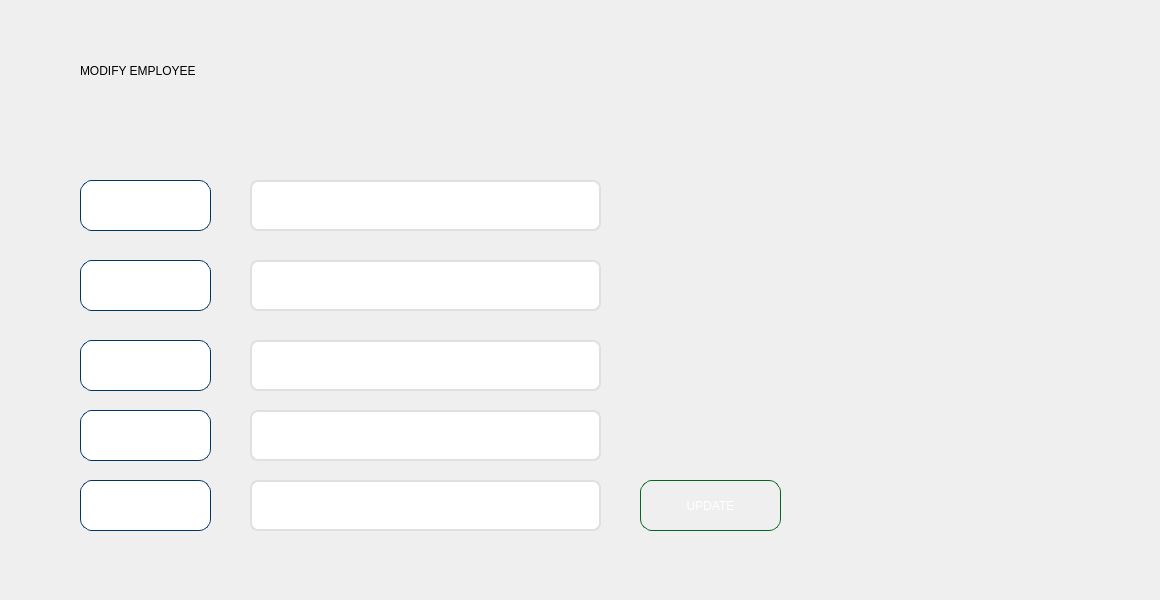
         <widget class="QWidget" name="tab_4">
          <attribute name="title">
           <string>MODIFY</string>
          </attribute>
          <widget class="QWidget" name="widget_7" native="true">
           <property name="geometry">
            <rect>
             <x>0</x>
             <y>0</y>
             <width>1151</width>
             <height>591</height>
            </rect>
           </property>
           <widget class="QPushButton" name="modifierpushbutton">
            <property name="geometry">
             <rect>
              <x>640</x>
              <y>480</y>
              <width>141</width>
              <height>51</height>
             </rect>
            </property>
            <property name="styleSheet">
             <string notr="true">QPushButton { 
    font: 700 italic 10pt &quot;Times New Roman&quot;;
    color: white;
    background: qlineargradient(
        x1: 0, y1: 0, x2: 1, y2: 1,
        stop: 0 #00ff66,   /* vert clair vif */
        stop: 1 #009933    /* vert un peu plus foncé */
    );
    border: 1px solid #006622; /* contour vert foncé subtil */
    border-radius: 12px;
    padding: 6px;
}

QPushButton:hover {
    background: qlineargradient(
        x1: 0, y1: 0, x2: 1, y2: 1,
        stop: 0 #00cc55,   /* vert foncé */
        stop: 1 #007722    /* vert encore plus profond */
    );
}
</string>
            </property>
            <property name="text">
             <string>UPDATE</string>
            </property>
           </widget>
           <widget class="QLabel" name="label_15">
            <property name="geometry">
             <rect>
              <x>80</x>
              <y>50</y>
              <width>591</width>
              <height>41</height>
             </rect>
            </property>
            <property name="styleSheet">
             <string notr="true">font: 700 italic 36pt &quot;Times New Roman&quot;;</string>
            </property>
            <property name="text">
             <string>MODIFY EMPLOYEE</string>
            </property>
           </widget>
           <widget class="QLabel" name="label_8">
            <property name="geometry">
             <rect>
              <x>760</x>
              <y>30</y>
              <width>121</width>
              <height>81</height>
             </rect>
            </property>
            <property name="styleSheet">
             <string notr="true">background:transparent;</string>
            </property>
            <property name="text">
             <string/>
            </property>
            <property name="pixmap">
             <pixmap>../../Downloads/Capture_d_écran_2025-09-29_075328-removebg-preview.png</pixmap>
            </property>
            <property name="scaledContents">
             <bool>true</bool>
            </property>
           </widget>
           <widget class="QLineEdit" name="lineEdit_29">
            <property name="geometry">
             <rect>
              <x>80</x>
              <y>260</y>
              <width>131</width>
              <height>51</height>
             </rect>
            </property>
            <property name="focusPolicy">
             <enum>Qt::FocusPolicy::NoFocus</enum>
            </property>
            <property name="styleSheet">
             <string notr="true">QLineEdit {
	font: 700 italic 10pt &quot;Times New Roman&quot;;
	color: white;
    background: qlineargradient(
        x1: 0, y1: 0, x2: 1, y2: 1,
        stop: 0 #001F3F,   /* bleu marine profond */
        stop: 1 #004080    /* bleu marine plus clair */
    );
    border: 1px solid #003366; /* contour subtil bleu foncé */
    border-radius: 12px;       /* coins arrondis */
    padding: 6px

}</string>
            </property>
            <property name="text">
             <string>Name :</string>
            </property>
           </widget>
           <widget class="QLineEdit" name="lineEdit_24">
            <property name="geometry">
             <rect>
              <x>80</x>
              <y>340</y>
              <width>131</width>
              <height>51</height>
             </rect>
            </property>
            <property name="focusPolicy">
             <enum>Qt::FocusPolicy::NoFocus</enum>
            </property>
            <property name="styleSheet">
             <string notr="true">QLineEdit {
	font: 700 italic 10pt &quot;Times New Roman&quot;;
	color: white;
    background: qlineargradient(
        x1: 0, y1: 0, x2: 1, y2: 1,
        stop: 0 #001F3F,   /* bleu marine profond */
        stop: 1 #004080    /* bleu marine plus clair */
    );
    border: 1px solid #003366; /* contour subtil bleu foncé */
    border-radius: 12px;       /* coins arrondis */
    padding: 6px

}</string>
            </property>
            <property name="text">
             <string>Last Name:</string>
            </property>
           </widget>
           <widget class="QLineEdit" name="idLineEditModif">
            <property name="geometry">
             <rect>
              <x>250</x>
              <y>180</y>
              <width>351</width>
              <height>51</height>
             </rect>
            </property>
            <property name="styleSheet">
             <string notr="true">QLineEdit {
    background-color: white;
    border: 2px solid #e0e0e0;
    border-radius: 8px;
    padding: 8px;
    font-size: 14px;
    color: #333;
}

QLineEdit:hover {
    border: 2px solid #29b6f6;
    background-color: #f9f9f9;
}

QLineEdit:focus {
    border: 2px solid #0d47a1;
    background-color: white;
}</string>
            </property>
           </widget>
           <widget class="QLineEdit" name="prenomLineEditModif">
            <property name="geometry">
             <rect>
              <x>250</x>
              <y>340</y>
              <width>351</width>
              <height>51</height>
             </rect>
            </property>
            <property name="styleSheet">
             <string notr="true">QLineEdit {
    background-color: white;
    border: 2px solid #e0e0e0;
    border-radius: 8px;
    padding: 8px;
    font-size: 14px;
    color: #333;
}

QLineEdit:hover {
    border: 2px solid #29b6f6;
    background-color: #f9f9f9;
}

QLineEdit:focus {
    border: 2px solid #0d47a1;
    background-color: white;
}</string>
            </property>
           </widget>
           <widget class="QLineEdit" name="nomLineEditModif">
            <property name="geometry">
             <rect>
              <x>250</x>
              <y>260</y>
              <width>351</width>
              <height>51</height>
             </rect>
            </property>
            <property name="styleSheet">
             <string notr="true">QLineEdit {
    background-color: white;
    border: 2px solid #e0e0e0;
    border-radius: 8px;
    padding: 8px;
    font-size: 14px;
    color: #333;
}

QLineEdit:hover {
    border: 2px solid #29b6f6;
    background-color: #f9f9f9;
}

QLineEdit:focus {
    border: 2px solid #0d47a1;
    background-color: white;
}</string>
            </property>
           </widget>
           <widget class="QLineEdit" name="lineEdit_33">
            <property name="enabled">
             <bool>true</bool>
            </property>
            <property name="geometry">
             <rect>
              <x>80</x>
              <y>180</y>
              <width>131</width>
              <height>51</height>
             </rect>
            </property>
            <property name="focusPolicy">
             <enum>Qt::FocusPolicy::NoFocus</enum>
            </property>
            <property name="contextMenuPolicy">
             <enum>Qt::ContextMenuPolicy::NoContextMenu</enum>
            </property>
            <property name="acceptDrops">
             <bool>true</bool>
            </property>
            <property name="styleSheet">
             <string notr="true">QLineEdit {
	font: 700 italic 10pt &quot;Times New Roman&quot;;
	color: white;
    background: qlineargradient(
        x1: 0, y1: 0, x2: 1, y2: 1,
        stop: 0 #001F3F,   /* bleu marine profond */
        stop: 1 #004080    /* bleu marine plus clair */
    );
    border: 1px solid #003366; /* contour subtil bleu foncé */
    border-radius: 12px;       /* coins arrondis */
    padding: 6px

}</string>
            </property>
            <property name="text">
             <string>CIN :</string>
            </property>
            <property name="cursorPosition">
             <number>5</number>
            </property>
           </widget>
           <widget class="QLineEdit" name="posteLineEditModif">
            <property name="geometry">
             <rect>
              <x>250</x>
              <y>410</y>
              <width>351</width>
              <height>51</height>
             </rect>
            </property>
            <property name="styleSheet">
             <string notr="true">QLineEdit {
    background-color: white;
    border: 2px solid #e0e0e0;
    border-radius: 8px;
    padding: 8px;
    font-size: 14px;
    color: #333;
}

QLineEdit:hover {
    border: 2px solid #29b6f6;
    background-color: #f9f9f9;
}

QLineEdit:focus {
    border: 2px solid #0d47a1;
    background-color: white;
}</string>
            </property>
           </widget>
           <widget class="QLineEdit" name="salaireLineEditModif">
            <property name="geometry">
             <rect>
              <x>250</x>
              <y>480</y>
              <width>351</width>
              <height>51</height>
             </rect>
            </property>
            <property name="styleSheet">
             <string notr="true">QLineEdit {
    background-color: white;
    border: 2px solid #e0e0e0;
    border-radius: 8px;
    padding: 8px;
    font-size: 14px;
    color: #333;
}

QLineEdit:hover {
    border: 2px solid #29b6f6;
    background-color: #f9f9f9;
}

QLineEdit:focus {
    border: 2px solid #0d47a1;
    background-color: white;
}</string>
            </property>
           </widget>
           <widget class="QLineEdit" name="lineEdit_35">
            <property name="geometry">
             <rect>
              <x>80</x>
              <y>480</y>
              <width>131</width>
              <height>51</height>
             </rect>
            </property>
            <property name="focusPolicy">
             <enum>Qt::FocusPolicy::NoFocus</enum>
            </property>
            <property name="styleSheet">
             <string notr="true">QLineEdit {
	font: 700 italic 10pt &quot;Times New Roman&quot;;
	color: white;
    background: qlineargradient(
        x1: 0, y1: 0, x2: 1, y2: 1,
        stop: 0 #001F3F,   /* bleu marine profond */
        stop: 1 #004080    /* bleu marine plus clair */
    );
    border: 1px solid #003366; /* contour subtil bleu foncé */
    border-radius: 12px;       /* coins arrondis */
    padding: 6px

}</string>
            </property>
            <property name="text">
             <string>salary</string>
            </property>
           </widget>
           <widget class="QLineEdit" name="lineEdit_30">
            <property name="geometry">
             <rect>
              <x>80</x>
              <y>410</y>
              <width>131</width>
              <height>51</height>
             </rect>
            </property>
            <property name="focusPolicy">
             <enum>Qt::FocusPolicy::NoFocus</enum>
            </property>
            <property name="styleSheet">
             <string notr="true">QLineEdit {
	font: 700 italic 10pt &quot;Times New Roman&quot;;
	color: white;
    background: qlineargradient(
        x1: 0, y1: 0, x2: 1, y2: 1,
        stop: 0 #001F3F,   /* bleu marine profond */
        stop: 1 #004080    /* bleu marine plus clair */
    );
    border: 1px solid #003366; /* contour subtil bleu foncé */
    border-radius: 12px;       /* coins arrondis */
    padding: 6px

}</string>
            </property>
            <property name="text">
             <string>Post</string>
            </property>
           </widget>
          </widget>
         </widget>
